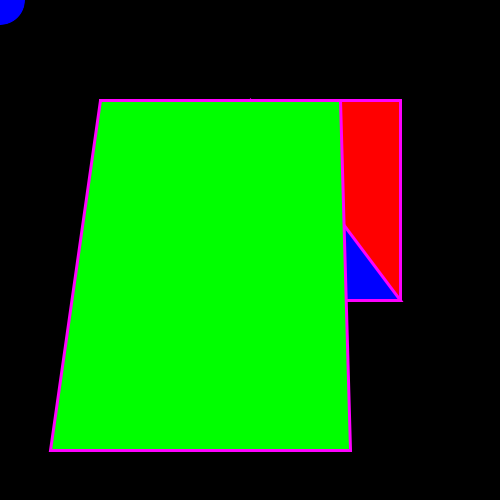
Frame 1 (no input)
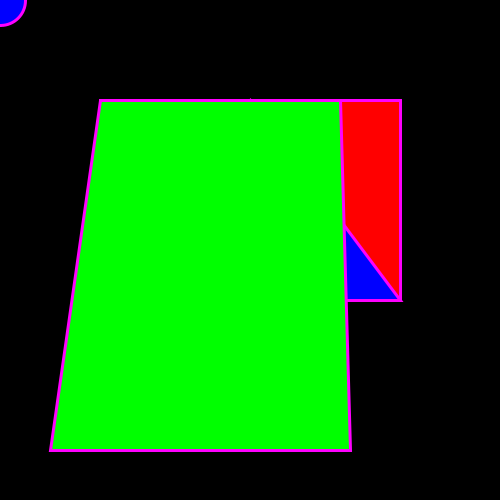
Frame 60 (the mouse pressed at the canvas centre just before this capture)
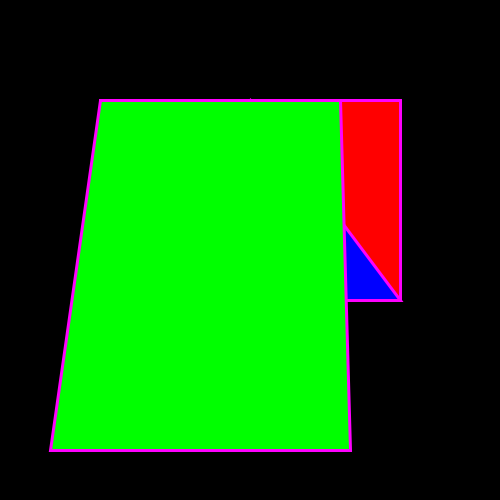
Frame 120 (the mouse held since frame 60 and released just before this capture)

The Processing sketch that drew these frames (run headless with seeded random() and noise(); from frame 60 on, the mouse is pressed at the canvas centre):

// Processing sketch: figuras2
// ── figuras2.pde
void setup() {
  size(500, 500);
}
void draw() {
  background(0);
  fill(0, 0, 255);
  ellipse(mouseX, mouseY, 50, 50);
  stroke(255, 0, 255);
  strokeWeight(3);
  fill(255, 0, 0);
  rect(100, 100, 300, 200);
  fill(0, 0, 255);
  triangle(100, 300, 250, 100, 400, 300);
  fill(0, 255, 0);
  quad(100, 100, 340, 100, 350, 450, 50, 450);
}
